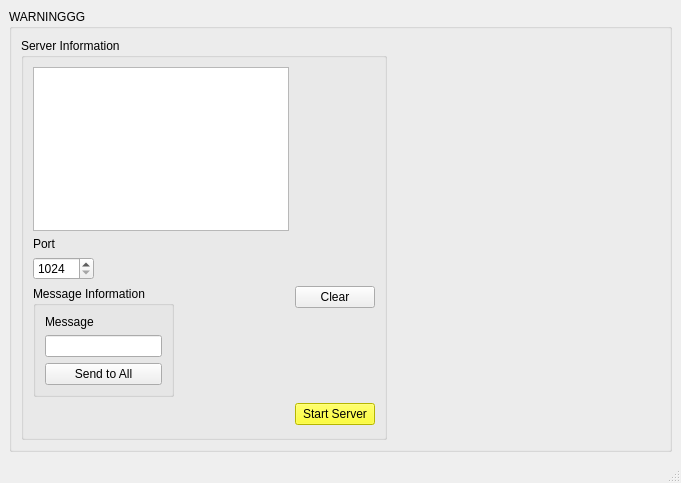
<?xml version="1.0" encoding="UTF-8"?>
<ui version="4.0">
 <class>MainWindow</class>
 <widget class="QMainWindow" name="MainWindow">
  <property name="geometry">
   <rect>
    <x>0</x>
    <y>0</y>
    <width>681</width>
    <height>483</height>
   </rect>
  </property>
  <property name="windowTitle">
   <string>MainWindow</string>
  </property>
  <property name="styleSheet">
   <string notr="true"/>
  </property>
  <widget class="QWidget" name="centralwidget">
   <layout class="QGridLayout" name="gridLayout">
    <item row="0" column="0">
     <widget class="QGroupBox" name="groupBox">
      <property name="enabled">
       <bool>true</bool>
      </property>
      <property name="title">
       <string>WARNINGGG</string>
      </property>
      <layout class="QFormLayout" name="formLayout">
       <item row="0" column="0">
        <widget class="QGroupBox" name="groupBox_2">
         <property name="title">
          <string>Server Information</string>
         </property>
         <layout class="QFormLayout" name="formLayout_2">
          <item row="0" column="0">
           <widget class="QListWidget" name="lstConsole"/>
          </item>
          <item row="2" column="0">
           <widget class="QLabel" name="label">
            <property name="text">
             <string>Port</string>
            </property>
           </widget>
          </item>
          <item row="5" column="0">
           <widget class="QGroupBox" name="groupBox_3">
            <property name="title">
             <string>Message Information</string>
            </property>
            <layout class="QVBoxLayout" name="verticalLayout_4">
             <item>
              <widget class="QLabel" name="label_2">
               <property name="text">
                <string>Message</string>
               </property>
              </widget>
             </item>
             <item>
              <widget class="QLineEdit" name="lnMsg"/>
             </item>
             <item>
              <widget class="QPushButton" name="BtnSendToAll">
               <property name="text">
                <string>Send to All</string>
               </property>
              </widget>
             </item>
            </layout>
           </widget>
          </item>
          <item row="6" column="0">
           <widget class="QLabel" name="Connection_Status">
            <property name="enabled">
             <bool>false</bool>
            </property>
            <property name="minimumSize">
             <size>
              <width>25</width>
              <height>25</height>
             </size>
            </property>
            <property name="maximumSize">
             <size>
              <width>25</width>
              <height>25</height>
             </size>
            </property>
            <property name="styleSheet">
             <string notr="true">#ConnectionStatus [state=&quot;0&quot;]{
background-color: rgb(255, 0, 0);
}
#ConnectionStatus [state=&quot;1&quot;]{
background-color: rgb(85, 255, 0);
}</string>
            </property>
            <property name="text">
             <string/>
            </property>
            <property name="state" stdset="0">
             <string>0</string>
            </property>
           </widget>
          </item>
          <item row="4" column="0">
           <widget class="QSpinBox" name="Spn_Server_Port">
            <property name="minimum">
             <number>1024</number>
            </property>
            <property name="maximum">
             <number>65535</number>
            </property>
           </widget>
          </item>
          <item row="6" column="1">
           <widget class="QPushButton" name="Button_Start_Server">
            <property name="styleSheet">
             <string notr="true">background-color: rgb(255, 255, 0);</string>
            </property>
            <property name="text">
             <string>Start Server</string>
            </property>
           </widget>
          </item>
          <item row="5" column="1">
           <widget class="QPushButton" name="Btn_Clear">
            <property name="text">
             <string>Clear</string>
            </property>
           </widget>
          </item>
         </layout>
        </widget>
       </item>
      </layout>
     </widget>
    </item>
   </layout>
  </widget>
  <widget class="QMenuBar" name="menubar">
   <property name="geometry">
    <rect>
     <x>0</x>
     <y>0</y>
     <width>681</width>
     <height>22</height>
    </rect>
   </property>
  </widget>
  <widget class="QStatusBar" name="statusbar"/>
 </widget>
 <resources/>
 <connections>
  <connection>
   <sender>Btn_Clear</sender>
   <signal>clicked()</signal>
   <receiver>lstConsole</receiver>
   <slot>clear()</slot>
   <hints>
    <hint type="sourcelabel">
     <x>346</x>
     <y>381</y>
    </hint>
    <hint type="destinationlabel">
     <x>344</x>
     <y>305</y>
    </hint>
   </hints>
  </connection>
 </connections>
</ui>
